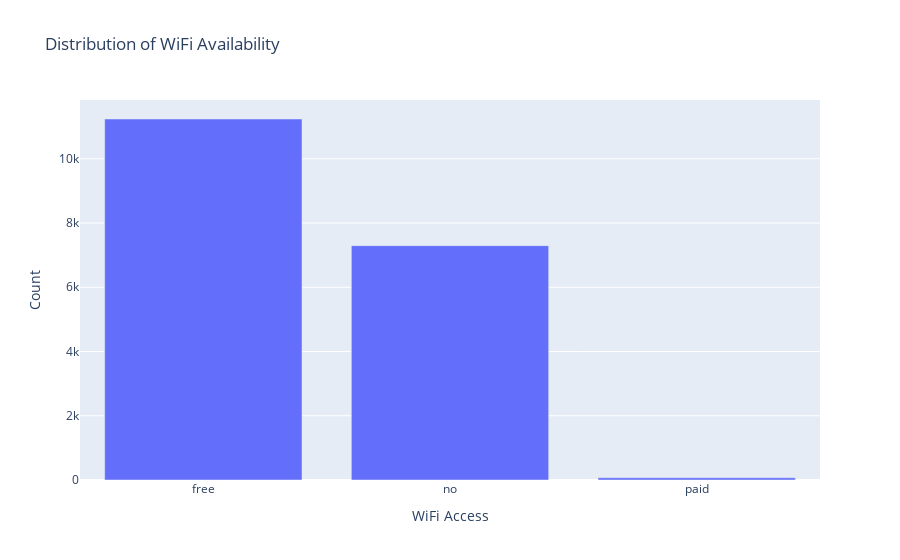

The notebook cell this image was saved under:
### Markdown cell above
We b

### Code cell
fig = go.Figure()
bar = go.Bar(x=restaurant_df7['WiFi'].unique(), y=restaurant_df7['WiFi'].value_counts().values, name='Bar')
fig.add_trace(bar)

# Set up Layout
layout = go.Layout(title="Distribution of WiFi Availability",
                   xaxis_title='WiFi Access', yaxis_title='Count')

# Pass this into the update_layout method
fig.update_layout(layout)

fig.show()

### Figure 1 — Plotly figure (JSON) as saved in the notebook; plotly's stock layout.template omitted (floating-point values rounded to 4 significant figures)
{"data": [{"name": "Bar", "type": "bar", "x": ["free", "no", "paid"], "y": [11239, 7296, 69]}], "layout": {"title": {"text": "Distribution of WiFi Availability"}, "xaxis": {"title": {"text": "WiFi Access"}}, "yaxis": {"title": {"text": "Count"}}}}
